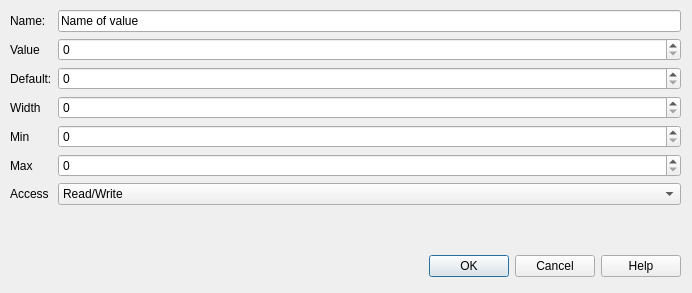
<?xml version="1.0" encoding="UTF-8"?>
<ui version="4.0">
 <class>CDlgMdfRegisterValue</class>
 <widget class="QDialog" name="CDlgMdfRegisterValue">
  <property name="geometry">
   <rect>
    <x>0</x>
    <y>0</y>
    <width>692</width>
    <height>293</height>
   </rect>
  </property>
  <property name="windowTitle">
   <string>Dialog</string>
  </property>
  <widget class="QDialogButtonBox" name="buttonBox">
   <property name="geometry">
    <rect>
     <x>10</x>
     <y>250</y>
     <width>671</width>
     <height>32</height>
    </rect>
   </property>
   <property name="orientation">
    <enum>Qt::Horizontal</enum>
   </property>
   <property name="standardButtons">
    <set>QDialogButtonBox::Cancel|QDialogButtonBox::Help|QDialogButtonBox::Ok</set>
   </property>
  </widget>
  <widget class="QWidget" name="formLayoutWidget">
   <property name="geometry">
    <rect>
     <x>10</x>
     <y>10</y>
     <width>671</width>
     <height>231</height>
    </rect>
   </property>
   <layout class="QFormLayout" name="formLayout">
    <item row="0" column="0">
     <widget class="QLabel" name="label_25">
      <property name="text">
       <string>Name:</string>
      </property>
     </widget>
    </item>
    <item row="0" column="1">
     <widget class="QLineEdit" name="editName">
      <property name="toolTip">
       <string>A descriptiv name for the register</string>
      </property>
      <property name="text">
       <string>Name of value</string>
      </property>
     </widget>
    </item>
    <item row="1" column="0">
     <widget class="QLabel" name="label_26">
      <property name="text">
       <string>Value</string>
      </property>
     </widget>
    </item>
    <item row="1" column="1">
     <widget class="QSpinBox" name="spinValue"/>
    </item>
    <item row="2" column="0">
     <widget class="QLabel" name="label_27">
      <property name="text">
       <string>Default:</string>
      </property>
     </widget>
    </item>
    <item row="2" column="1">
     <widget class="QSpinBox" name="SpinDefault"/>
    </item>
    <item row="3" column="0">
     <widget class="QLabel" name="label_53">
      <property name="text">
       <string>Width</string>
      </property>
     </widget>
    </item>
    <item row="4" column="0">
     <widget class="QLabel" name="label_52">
      <property name="text">
       <string>Min</string>
      </property>
     </widget>
    </item>
    <item row="5" column="0">
     <widget class="QLabel" name="label_54">
      <property name="text">
       <string>Max</string>
      </property>
     </widget>
    </item>
    <item row="6" column="0">
     <widget class="QLabel" name="label_55">
      <property name="text">
       <string>Access</string>
      </property>
     </widget>
    </item>
    <item row="6" column="1">
     <widget class="QComboBox" name="comboBox_9">
      <property name="toolTip">
       <string>Access right for register</string>
      </property>
      <item>
       <property name="text">
        <string>Read/Write</string>
       </property>
      </item>
      <item>
       <property name="text">
        <string>Read Only</string>
       </property>
      </item>
      <item>
       <property name="text">
        <string>Write Only</string>
       </property>
      </item>
     </widget>
    </item>
    <item row="3" column="1">
     <widget class="QSpinBox" name="spinWidth"/>
    </item>
    <item row="4" column="1">
     <widget class="QSpinBox" name="spinMin"/>
    </item>
    <item row="5" column="1">
     <widget class="QSpinBox" name="spinMax"/>
    </item>
   </layout>
  </widget>
 </widget>
 <resources/>
 <connections>
  <connection>
   <sender>buttonBox</sender>
   <signal>accepted()</signal>
   <receiver>CDlgMdfRegisterValue</receiver>
   <slot>accept()</slot>
   <hints>
    <hint type="sourcelabel">
     <x>248</x>
     <y>254</y>
    </hint>
    <hint type="destinationlabel">
     <x>157</x>
     <y>274</y>
    </hint>
   </hints>
  </connection>
  <connection>
   <sender>buttonBox</sender>
   <signal>rejected()</signal>
   <receiver>CDlgMdfRegisterValue</receiver>
   <slot>reject()</slot>
   <hints>
    <hint type="sourcelabel">
     <x>316</x>
     <y>260</y>
    </hint>
    <hint type="destinationlabel">
     <x>286</x>
     <y>274</y>
    </hint>
   </hints>
  </connection>
 </connections>
</ui>
